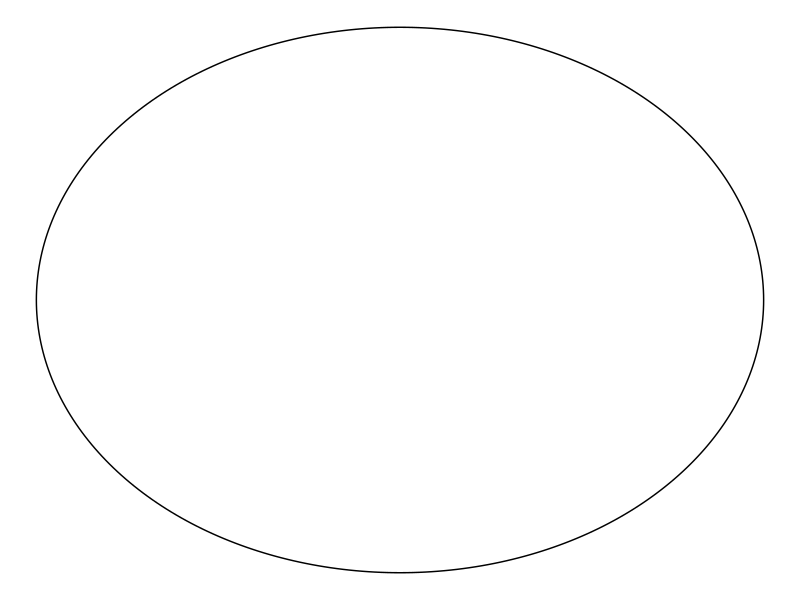
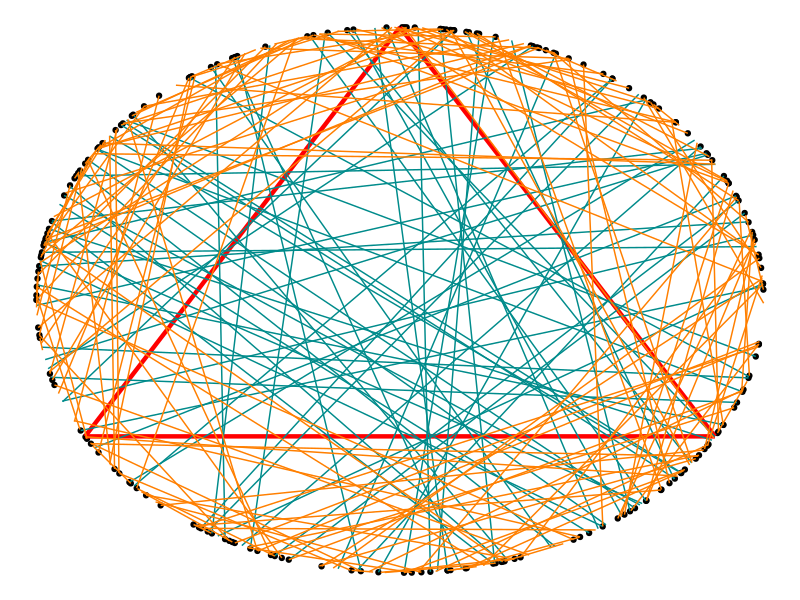
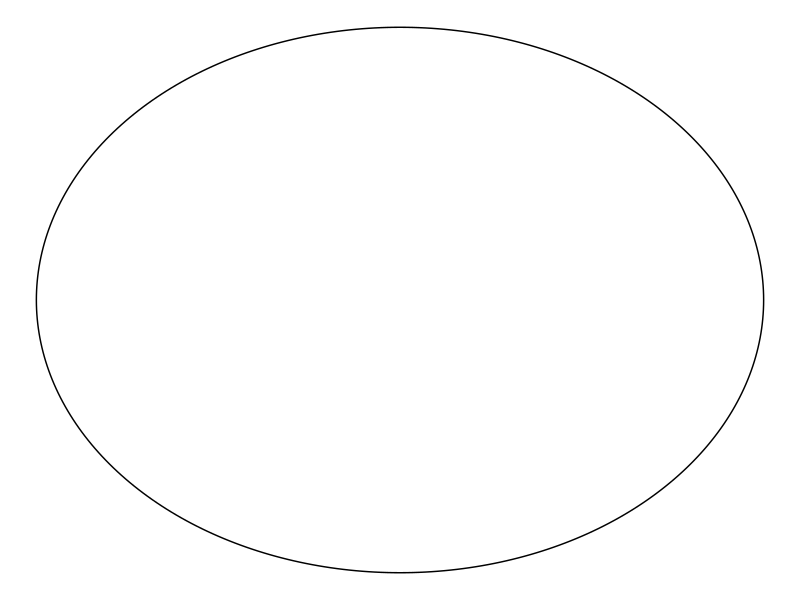
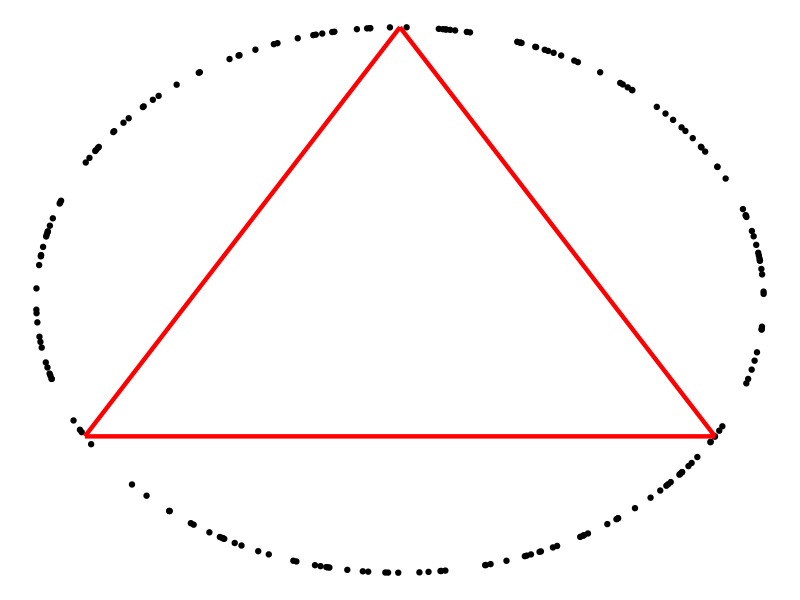
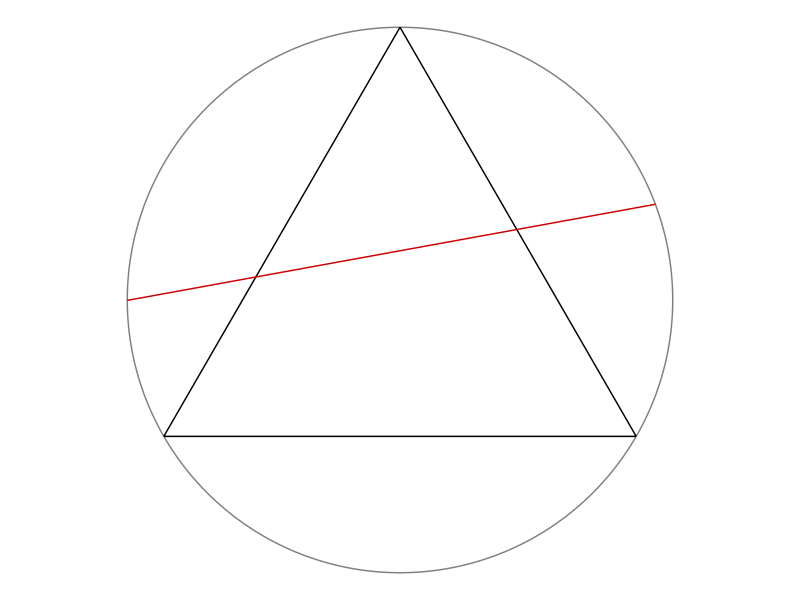

R code for these plots, in order:
# Instruction to students: You may clear the code in this file and replace it
# with your own.

library(tidyverse)
library(ggforce)
theme_set(theme_void())

# Draw a random chord in a unit circle centred at origin -----------------------

# Coordinates of equilateral triangle
eqtri_df <- tibble(
  x    = c(0, sqrt(3) / 2, -sqrt(3) / 2),
  y    = c(1, -0.5, -0.5),
  xend = c(sqrt(3) / 2, -sqrt(3) / 2, 0),
  yend = c(-0.5, -0.5, 1)
)

# Coordinates of random chord
rdmchr_df <- tibble(
  x    = 0.93636368,
  y    = 0.35103142,
  xend = -0.9999991,
  yend = -0.001326758
)

# Plot
p <- ggplot() +
  ggforce::geom_circle(aes(x0 = 0, y0 = 0, r = 1), col = "gray50") +
  geom_segment(data = eqtri_df, aes(x = x, y = y, xend = xend, yend = yend)) +
  geom_segment(data = rdmchr_df, aes(x = x, y = y, xend = xend, yend = yend),
               col = "red3") +
  coord_equal()

ggsave(p, file = "plot.png", height = 5, width = 7)

# Plot a circle
library(ggplot2)
library(ggforce)

data_circle <- data.frame(x0 = 0,
                          y0 = 0,
                          r = 1)

ggplot(data = data_circle, aes(x = x0, y = y0)) + 
  geom_circle(data = data_circle, aes(x0 = x0, y0 = y0, r=r))

# METHOD A (Random Endpoints) --------------------------------------------------
library(tidyverse)
library(ggforce)
library(ggplot2)
library(dplyr)

n <- 200 # number of chords - can change this

theta_1 <- runif(n, 0, 2*pi)
theta_2 <- runif(n, 0, 2*pi)
endpoint <- tibble(
  x1 = cos(theta_1),
  y1 = sin(theta_1),
  x2 = cos(theta_2),
  y2 = sin(theta_2))

eqtri_df <- tibble(
  x    = c(0, sqrt(3) / 2, -sqrt(3) / 2),
  y    = c(1, -0.5, -0.5),
  xend = c(sqrt(3) / 2, -sqrt(3) / 2, 0),
  yend = c(-0.5, -0.5, 1))

circle <- mutate(.data = endpoint, l = sqrt((x2 - x1)^2 + (y2 - y1)^2)) # add new column l

eqtri_df_new <- mutate(.data = eqtri_df, s = sqrt((xend - x)^2 + (yend - y)^2)) # add new column s

final_eqtri_df_new <- slice(.data = eqtri_df_new, 1) # only need 1 row as reference

s <- final_eqtri_df_new$s

final_table <- bind_cols(circle, s)
colnames(final_table)[6]  <- "s"

compare <- select(.data = final_table, l, s)
longer <- filter(.data = final_table, l > s)
shorter <- filter(.data = final_table, l < s)
print(longer)
chords_longer <- print(nrow(longer))

ggplot(data = endpoint, aes(x = x1, y = y1)) +
  #ggplot(data = data_circle, aes(x = x0, y = y0)) +
  #geom_circle(data = data_circle, aes(x0 = x0, y0 = y0, r=r)) +
  geom_point() + 
  geom_segment(data = eqtri_df, aes(x = x, y = y, xend = xend, yend = yend), col = "red", lwd = 1.5) +
  geom_segment(data = longer , aes(x = x1, y = y1, xend = x2, yend = y2), col = "darkcyan") + 
  geom_segment(data = shorter , aes(x = x1, y = y1, xend = x2, yend = y2), col = "darkorange1") 
#+
 #  + 
 # geom_circle(data = data_circle, aes(x0 = x0, y0 = y0, r=r))

# Using Principle of Indifference
prob = chords_longer/n
print(prob)

# METHOD B (Random Radial Points) ----------------------------------------------
library(tidyverse)
library(ggforce)
library(ggplot2)
library(dplyr)

data_circle <- data.frame(x0 = 0,
                          y0 = 0,
                          r = 1)

ggplot(data = data_circle, aes(x = x0, y = y0)) + 
  geom_circle(data = data_circle, aes(x0 = x0, y0 = y0, r=r))

# how to randomise radius
n <- 200 # number of chords - can change this
theta_3 <- runif(n, 0, 2*pi)
endpoint <- tibble(
  x = cos(theta_3),
  x0 = 0 ,
  y = sin(theta_3),
  y0 = 0 )

eqtri_df <- tibble(
  x    = c(0, sqrt(3) / 2, -sqrt(3) / 2),
  y    = c(1, -0.5, -0.5),
  xend = c(sqrt(3) / 2, -sqrt(3) / 2, 0),
  yend = c(-0.5, -0.5, 1))

ggplot(data = endpoint, aes(x = x, y = y)) +
  # ggplot(data = data_circle, aes(x = x0, y = y0)) +
  # geom_circle(data = data_circle, aes(x0 = x0, y0 = y0, r=r)) +
  geom_point() + 
  geom_segment(data = eqtri_df, aes(x = x, y = y, xend = xend, yend = yend), col = "red", lwd = 1.5) 

radius <- mutate(.data = endpoint, r = sqrt((x- x0)^2 + (y - y0)^2))

# METHOD C (Random Midpoints) --------------------------------------------------
